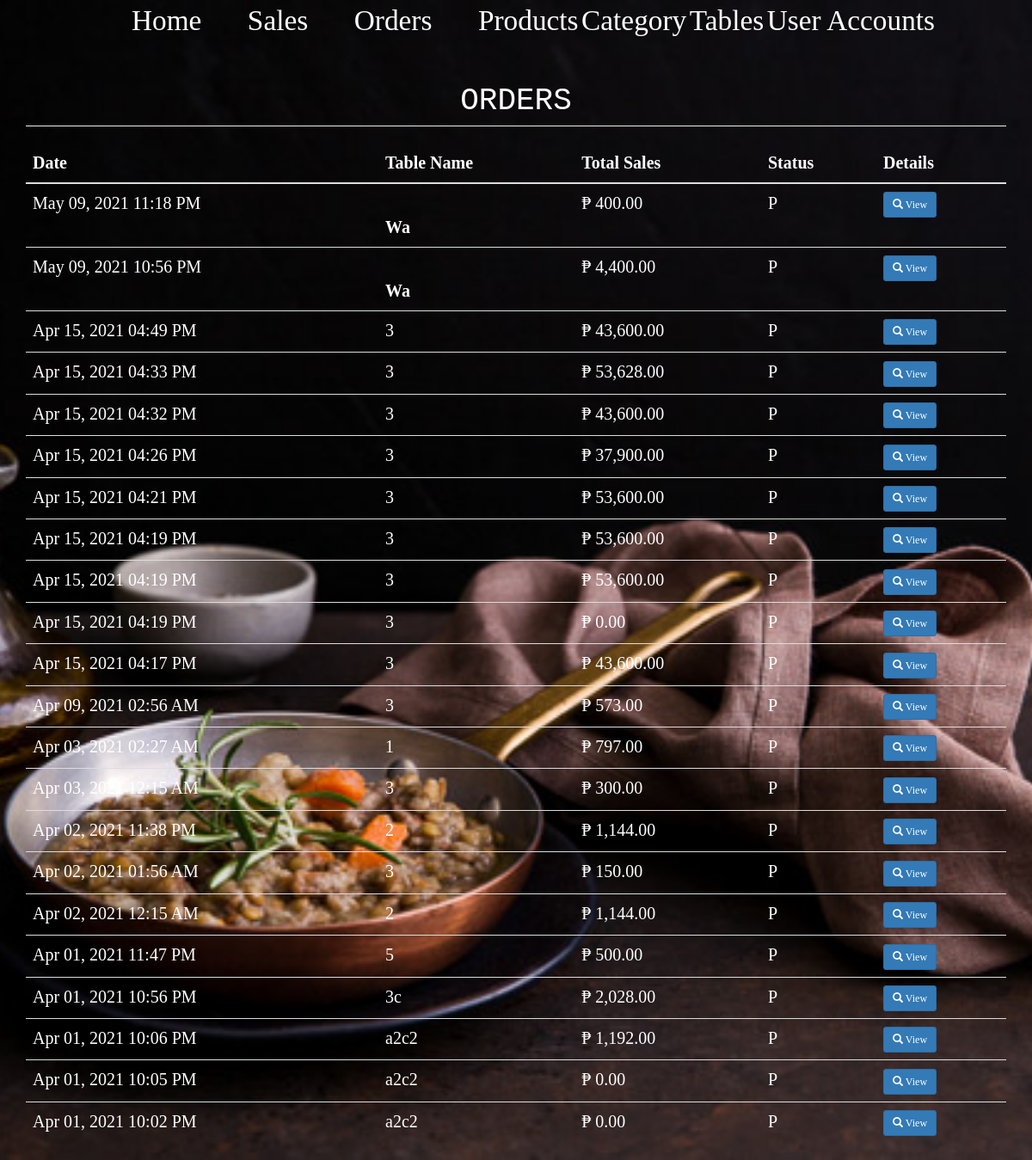
/admin_sales.php, run on an earlier commit of the app's database.
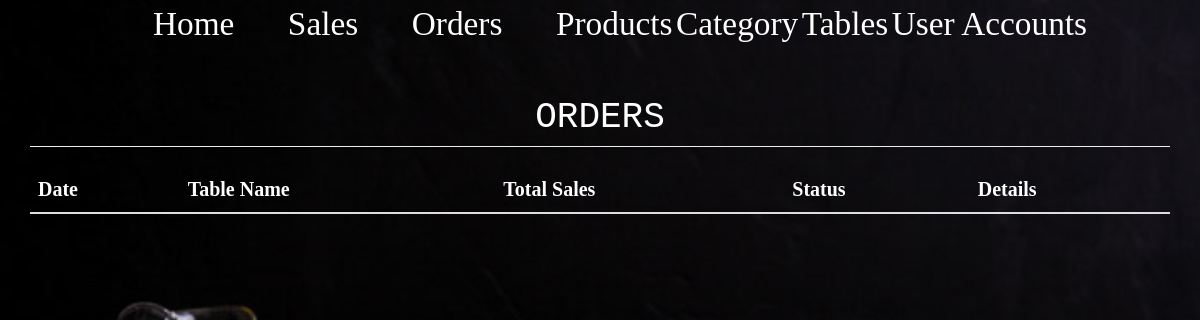
And on a later commit of the database.
### tables this page shows
CREATE TABLE `order_details` (
  `od_id` int(11) NOT NULL,
  `order_number` varchar(100) NOT NULL,
  `tblnum` varchar(11) NOT NULL,
  `total_amount` double NOT NULL,
  `date` date NOT NULL,
  `stat` varchar(1) NOT NULL DEFAULT 'U' COMMENT 'P is for paid and U'
);

### admin_sales.php (the view, shortened to what this page needs)
<?php
    include_once "includes/db_conn.php";
    include_once "heading.php";
    include_once "admin_nav.php";
?>
<!DOCTYPE html>
<html>
<head>
<link rel="stylesheet" type="text/css" href="bs/sales.css">
</head>
<body>
<div class="container">
	<h1 class="page-header text-center">ORDERS</h1>
	<table class="table">
		<thead>
			<th>Date</th>
			<th>Table Name</th>
			<th>Total Sales</th>
			<th>Status</th>
			<th>Details</th>
		</thead>
		<tbody>
			<?php
				$sql="select * from order_details order by od_id desc";
				$query=$conn->query($sql);
				while($row=$query->fetch_array()){
					?>
					<tr>
						<td><?php echo date('M d, Y h:i A', strtotime($row['date']))?></td>
						<td><?php echo $row['tblnum']; ?></td>
						<td class="text-left">&#8369; <?php echo number_format($row['total_amount'], 2); ?></td>
						<td><?php echo $row['stat']; ?></td>
						<td><a href="#details<?php echo $row['od_id']; ?>" data-toggle="modal" class="btn btn-primary btn-sm"><span class="glyphicon glyphicon-search"></span> View </a>
						</td>
					</tr>
					<?php
				}
			?>
		</tbody>
	</table>
</div>
</body>
</html>

### heading.php (shortened to what this page needs)
<!DOCTYPE html>
<html>
<head>
	<link rel="stylesheet" href="https://maxcdn.bootstrapcdn.com/bootstrap/3.3.7/css/bootstrap.min.css">
</head>

### admin_nav.php
<!DOCTYPE html>
<?php
include_once "heading.php";
?>
<html>
<head>
	<link rel="stylesheet" type="text/css" href="bs/index.css">
</head>
<body>
<div class="nav">
<ul>
<li>
<a href="admin.php" class="home">Home</a>
</li>
<li>
<a href="admin_sales_search.php" class="sales">Sales</a>
</li>
<li>
<a href="admin_sales.php" class="orders">Orders</a>
</li>
<li>
<a href="admin_product.php" class="products">Products</a>
</li>
<li>
<a href="admin_category.php" class="category">Category</a>
</li>
<li>
<a href="admin_mesa.php" class="mesa">Tables</a>
</li>
<li>
<a href="admin_accounts.php" class="accounts">User Accounts</a>
</li>
</ul>
</div>
</body>
</html>

### bs/index.css (style rules this page uses)
body { background-image: url('../img/b2.jpg'); background-position: center; background-size: cover; background-repeat: no-repeat; background-attachment: fixed; font-family: 'Franklin Gothic'; }
ul>li>a { color: white; font-size: 25pt; }
div.nav { text-align: center; }
ul>li>a.home { margin-left: 0; margin-right: 50px; }
ul>li>a.sales { margin-left: 0; margin-right: 50px; }
ul>li>a.orders { margin-left: 0; margin-right: 50px; }
ul>li { display: inline; }

### bs/sales.css (style rules this page uses)
body { background-image: url('../img/b2.jpg'); background-position: center; background-size: cover; background-repeat: no-repeat; background-attachment: fixed; font-family: 'Franklin Gothic'; }
h1 { color: white; font-family: OCR A Std, monospace; }
table { border-color: whitesmoke; color: white; font-size: 20px; }

What changed in the data, as far as the page shows it:
removed order_details: date "May 09, 2021 11:18 PM", tblnum "Wa", total_amount "400.00", stat "P"
removed order_details: date "May 09, 2021 10:56 PM", tblnum "Wa", total_amount "4,400.00", stat "P"
removed order_details: date "Apr 15, 2021 04:49 PM", tblnum "3", total_amount "43,600.00", stat "P"
removed order_details: date "Apr 15, 2021 04:33 PM", tblnum "3", total_amount "53,628.00", stat "P"
removed order_details: date "Apr 15, 2021 04:32 PM", tblnum "3", total_amount "43,600.00", stat "P"
removed order_details: date "Apr 15, 2021 04:26 PM", tblnum "3", total_amount "37,900.00", stat "P"
removed order_details: date "Apr 15, 2021 04:21 PM", tblnum "3", total_amount "53,600.00", stat "P"
removed order_details: date "Apr 15, 2021 04:19 PM", tblnum "3", total_amount "53,600.00", stat "P"
removed order_details: date "Apr 15, 2021 04:19 PM", tblnum "3", total_amount "53,600.00", stat "P"
removed order_details: date "Apr 15, 2021 04:19 PM", tblnum "3", total_amount "0.00", stat "P"
removed order_details: date "Apr 15, 2021 04:17 PM", tblnum "3", total_amount "43,600.00", stat "P"
removed order_details: date "Apr 09, 2021 02:56 AM", tblnum "3", total_amount "573.00", stat "P"
removed order_details: date "Apr 03, 2021 02:27 AM", tblnum "1", total_amount "797.00", stat "P"
removed order_details: date "Apr 03, 2021 12:15 AM", tblnum "3", total_amount "300.00", stat "P"
removed order_details: date "Apr 02, 2021 11:38 PM", tblnum "2", total_amount "1,144.00", stat "P"
removed order_details: date "Apr 02, 2021 01:56 AM", tblnum "3", total_amount "150.00", stat "P"
removed order_details: date "Apr 02, 2021 12:15 AM", tblnum "2", total_amount "1,144.00", stat "P"
removed order_details: date "Apr 01, 2021 11:47 PM", tblnum "5", total_amount "500.00", stat "P"
removed order_details: date "Apr 01, 2021 10:56 PM", tblnum "3c", total_amount "2,028.00", stat "P"
removed order_details: date "Apr 01, 2021 10:06 PM", tblnum "a2c2", total_amount "1,192.00", stat "P"
removed order_details: date "Apr 01, 2021 10:05 PM", tblnum "a2c2", total_amount "0.00", stat "P"
removed order_details: date "Apr 01, 2021 10:02 PM", tblnum "a2c2", total_amount "0.00", stat "P"
